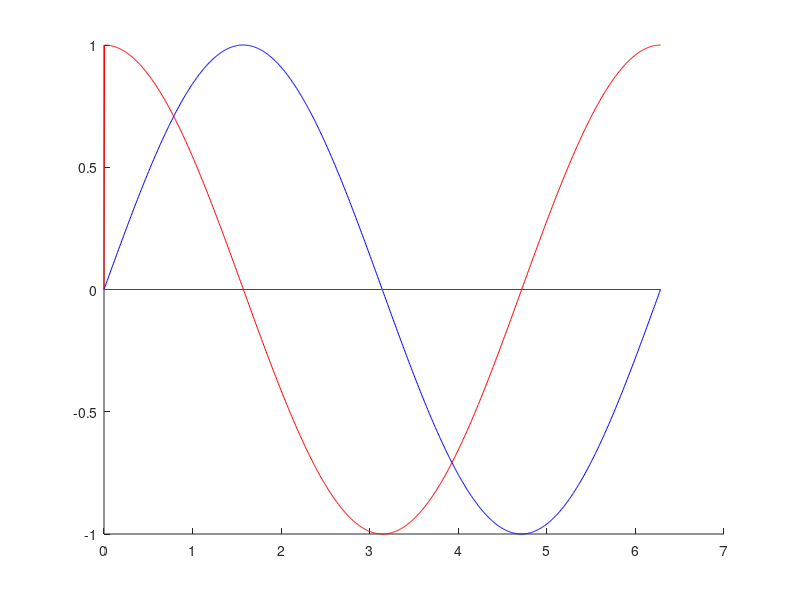

Source code (MATLAB):
t = linspace(0,2*pi,1000);
x = sin(t);
y = zeros(length(t-1));
for i = 2:length(t)
    y(i) = (x(i) - x(i-1))/(t(i) - t(i-1));
end

hold on
plot(t,x,'b')
plot(t,y,'r')
hold off
